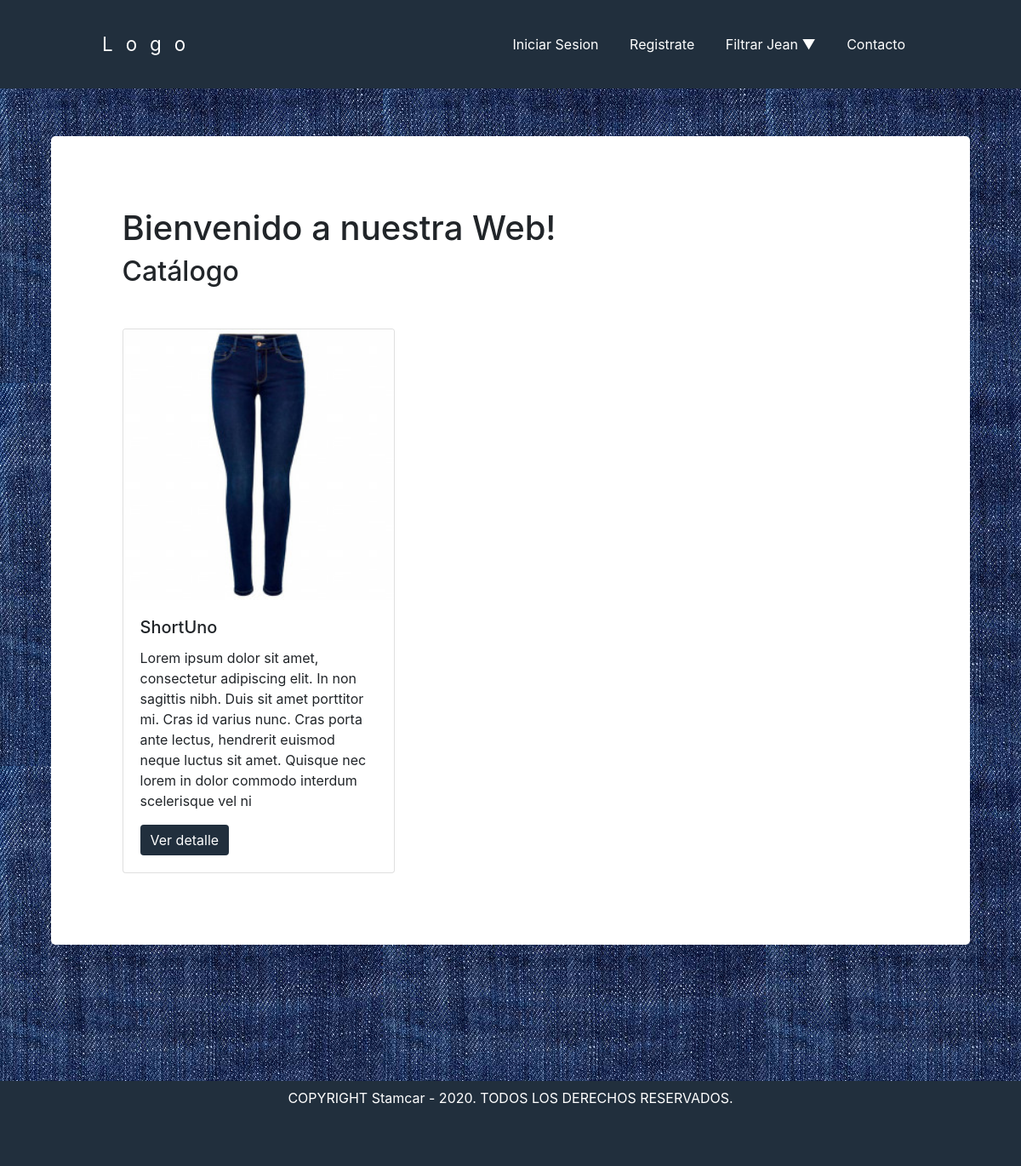
The page /tpfinal/index.php/home/shorts on the database its author committed.
### tables this page shows
CREATE TABLE `mercaderia` (
  `id` int(11) NOT NULL,
  `nombre` varchar(100) NOT NULL,
  `precio` varchar(100) NOT NULL,
  `tipo` varchar(100) NOT NULL,
  `descripcion` varchar(255) NOT NULL,
  `imagen` varchar(500) NOT NULL
);

### tpfinal/application/controllers/Home.php (called while the page is built, shortened)
<?php defined('BASEPATH') OR exit('No direct script access allowed');
class Home extends CI_Controller {
  function __construct() {
    $this->load->model("mercaderia_model");
  }
  public function shorts() {
    $shorts = $this->mercaderia_model->traerShorts();
    $parametros["shorts"] = $shorts;
    $html = $this->load->view("secciones/shorts", $parametros, true);
    $param["titulodepestaña"]= "Shorts";
    $param["contenido"]= $html;
    $this->load->view("layout/layout", $param);
  }
}

### tpfinal/index.php (called while the page is built, shortened)
<?php
require_once BASEPATH.'core/CodeIgniter.php';

### tpfinal/application/models/mercaderia_model.php (called while the page is built, shortened)
<?php defined('BASEPATH') OR exit('No direct script access allowed');
class mercaderia_model extends CI_Model {
  public function traerShorts() {
    $this->db->select("*");
    $this->db->from("mercaderia");
    $this->db->where("tipo", "Short");
    $consulta = $this->db->get();
    $resultados = $consulta->result_array();
    return $resultados;
  }
}

### tpfinal/application/views/secciones/shorts.php (the view, shortened to what this page needs)
<div class="container" id="cuerpo">
  <div class="container mt-2 mb-2 p-3">
    <h1>Bienvenido a nuestra Web!</h1>
    <h2>Catálogo</h2>
  </div>
  <div class="container mt-2 mb-2">
    <div class="row">
      <?php foreach ($shorts as $key => $value) { ?>
      <div class="card m-3" style="width: 20rem;">
        <img class="card-img-top" src="<?php echo base_url('../public/images/jeanicon.jpg')?>" alt="ImagenStamcar">
        <div class="card-body">
          <h5 class="card-title"><?php echo $value["nombre"] ?></h5>
          <p class="card-text"><?php echo $value["descripcion"] ?></p>
          <a href="<?php echo base_url()?>Home/detalle/<?php echo $value["id"] ?>" class="btn btn-primary" id="boton-stamcar">Ver detalle</a>
        </div>
      </div>
      <?php } ?>
    </div>
  </div>
</div>

### tpfinal/public/assets/css/estilos.css (style rules this page uses)
.container { width: 90%; max-width: 1300px; margin: 0 auto; border-radius: 5px; background-color: white; }
#cuerpo { padding-top: 5%; padding-bottom: 5%; }
#boton-stamcar { background-color: #212F3D; border: none; box-shadow: none; }

### rows shown on the page
mercaderia: nombre "ShortUno", descripcion "Lorem ipsum dolor sit amet, consectetur adipiscing elit. In non sagittis nibh. Duis sit amet porttitor mi. Cras id varius nunc. Cras porta ante lectus, hendrerit euismod neque luctus sit amet. Quisque nec lorem in dolor commodo interdum scelerisque vel ni"
